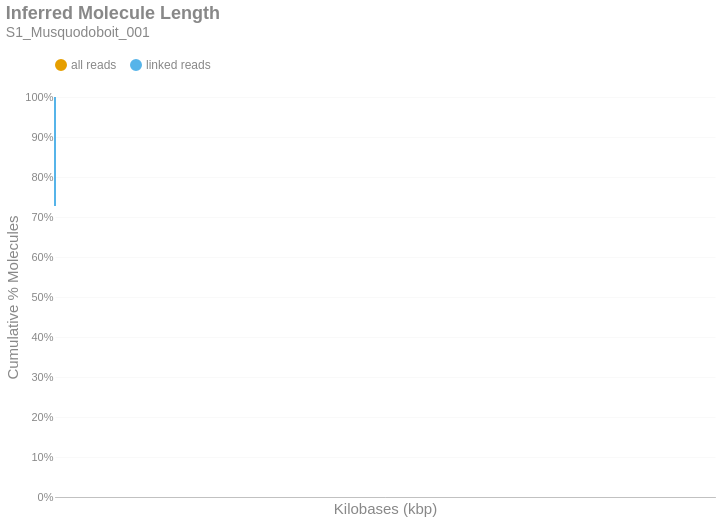

Write notebook code for a chart like this one.
### Markdown cell above
### Inferred Molecule Length
This is the cumulative frequency distribution of molecule lengths inferred from the first and last alignment positions along a contig for all alignments associated with a single linked-read barcode on a given contig.There are two distributions: one with `all` the alignments (yellow) and another with only `linked reads` (blue). The percent of molecules in the `linked reads` distribution is relative to the total number of linked molecules.

### Code cell
if SKIPLR:
    print_html(f"Skipped")
else:
    binned_df = consolidated_hist(valids['length_inferred']/1000, mask, 10, True)
    binned_df = binned_df.with_columns(
        pl.when(pl.col('bin').cast(pl.Utf8) == '0').then(pl.lit('1')).otherwise(pl.col('bin').cast(pl.Utf8)).alias('bin')
    )
    with SafeRender(binned_df):
        (
            density_plot(binned_df, 'Inferred Molecule Length', samplename, 'inferredlen')
            .transform_calculate(bin_kb='datum.bin / 1000')
            .encode(
                x=alt.X('bin_kb:Q', title="Kilobases (kbp)").scale(type='log', padding=0).axis(labelAngle=-40),
                y=alt.Y('value:Q', title='Cumulative % Molecules')
                    .axis(format='%')
                    .stack(False)
                    .scale(domainMin=0, domainMax=1,padding=0),
                color=alt.Color("key:N").scale(domain = ["all reads", "linked reads"]),
                tooltip = [
                    alt.Tooltip("key:N", title = "Data Type"),
                    alt.Tooltip("range_label:N", title="Kilobases"),
                    alt.Tooltip("value:Q", format = ".2%", title="% Molecules (Cum.)")
                ]
            )
        ).display()

### Figure 1 — Vega-Lite specification as saved in the notebook (floating-point values rounded to 4 significant figures)
{"width": "container", "height": 400, "config": {"title": {"anchor": "start", "dy": -15, "fontSize": 18, "color": "#888888", "subtitleColor": "#888888", "subtitleFontSize": 14}, "arc": {"fill": "#0072B2"}, "axis": {"domainColor": "#888888", "domainWidth": 0.5, "gridWidth": 0.2, "grid": false, "titleFontWeight": 400, "titleFontSize": 15, "labelFontSize": 11, "labelColor": "#888888", "tickColor": "#888888", "tickWidth": 0.2, "titleColor": "#888888"}, "axisBand": {"grid": false}, "axisX": {"grid": true, "tickSize": 10, "domainCap": "round"}, "axisY": {"domain": false, "grid": true, "tickSize": 0, "domainCap": "round"}, "background": "transparent", "header": {"labelFontSize": 15, "labelColor": "#888888", "titleFontSize": 15, "titleFontWeight": 600, "titleColor": "#888888"}, "legend": {"labelFont": "sans-serif", "labelFontSize": 12, "labelColor": "#888888", "symbolSize": 100, "symbolType": "circle", "titleFontSize": 12, "titlePadding": 10, "titleColor": "#888888", "title": null, "orient": "top"}, "range": {"category": ["#E69F00", "#56B4E9", "#009E73", "#F0E442", "#0072B2", "#D55E00", "#CC79A7", "#000000"], "diverging": ["#cfe8f3", "#a2d4ec", "#73bfe2", "#46abdb", "#1696d2", "#12719e"]}, "area": {"fill": "#0072B2", "fillOpacity": 0.7, "line": true, "strokeOpacity": 0.7}, "line": {"color": "#0072B2", "stroke": "#0072B2", "strokeWidth": 2}, "trail": {"color": "#0072B2", "stroke": "#0072B2", "strokeWidth": 0, "size": 1}, "point": {"filled": true, "fillOpacity": 1.0, "size": 95}, "text": {"color": "#888888", "fontSize": 11, "align": "right", "fontWeight": 400, "size": 11}, "bar": {"fill": "#0072B2", "stroke": null}, "view": {"stroke": null, "continuousWidth": 660, "continuousHeight": 400}}, "data": {"name": "data-0a97ae745f3c6e78a264d4ff727c2b88"}, "mark": {"type": "line", "interpolate": "monotone", "point": {"opacity": 0, "size": 275}}, "encoding": {"color": {"field": "key", "scale": {"domain": ["all reads", "linked reads"]}, "type": "nominal"}, "tooltip": [{"field": "key", "title": "Data Type", "type": "nominal"}, {"field": "range_label", "title": "Kilobases", "type": "nominal"}, {"field": "value", "format": ".2%", "title": "% Molecules (Cum.)", "type": "quantitative"}], "x": {"axis": {"labelAngle": -40}, "field": "bin_kb", "scale": {"type": "log", "padding": 0}, "title": "Kilobases (kbp)", "type": "quantitative"}, "y": {"axis": {"format": "%"}, "field": "value", "scale": {"domainMin": 0, "domainMax": 1, "padding": 0}, "stack": false, "title": "Cumulative % Molecules", "type": "quantitative"}}, "params": [{"name": "param_c36ac31b6afebe62", "select": {"type": "point", "fields": ["key"]}, "bind": "legend"}], "title": {"text": "Inferred Molecule Length", "subtitle": "S1_Musquodoboit_001"}, "transform": [{"fold": ["all reads (cumsum)", "linked reads (cumsum)"]}, {"calculate": "replace(datum.key, ' (cumsum)', '')", "as": "key"}, {"filter": {"param": "param_c36ac31b6afebe62"}}, {"calculate": "datum.bin / 1000", "as": "bin_kb"}], "usermeta": {"embedOptions": {"downloadFileName": "S1_Musquodoboit_001.inferredlen"}}, "$schema": "https://vega.github.io/schema/vega-lite/v6.1.0.json", "datasets": {"data-0a97ae745f3c6e78a264d4ff727c2b88": [{"bin": "0.0", "interval": "0.0-10.0", "all reads": 0.9714, "linked reads": 0.7274, "all reads (cumsum)": 0.9714, "linked reads (cumsum)": 0.7274, "range_label": "0-9"}, {"bin": "10.0", "interval": "10.0-20.0", "all reads": 0.01648, "linked reads": 0.1574, "all reads (cumsum)": 0.9879, "linked reads (cumsum)": 0.8847, "range_label": "10-19"}, {"bin": "20.0", "interval": "20.0-30.0", "all reads": 0.007252, "linked reads": 0.06924, "all reads (cumsum)": 0.9951, "linked reads (cumsum)": 0.9539, "range_label": "20-29"}, {"bin": "30.0", "interval": "30.0-40.0", "all reads": 0.003092, "linked reads": 0.02928, "all reads (cumsum)": 0.9982, "linked reads (cumsum)": 0.9832, "range_label": "30-39"}, {"bin": "40.0", "interval": "40.0-50.0", "all reads": 0.001475, "linked reads": 0.01371, "all reads (cumsum)": 0.9997, "linked reads (cumsum)": 0.9969, "range_label": "40-49"}, {"bin": "50.0", "interval": "50.0-60.0", "all reads": 0.0002206, "linked reads": 0.00217, "all reads (cumsum)": 0.9999, "linked reads (cumsum)": 0.9991, "range_label": "50-59"}, {"bin": "60.0", "interval": "60.0-70.0", "all reads": 5.592e-05, "linked reads": 0.0005462, "all reads (cumsum)": 1.0, "linked reads (cumsum)": 0.9997, "range_label": "60-69"}, {"bin": "70.0", "interval": "70.0-80.0", "all reads": 2.26e-05, "linked reads": 0.00022, "all reads (cumsum)": 1.0, "linked reads (cumsum)": 0.9999, "range_label": "70-79"}, {"bin": "80.0", "interval": "80.0-90.0", "all reads": 6.974e-06, "linked reads": 6.342e-05, "all reads (cumsum)": 1.0, "linked reads (cumsum)": 0.9999, "range_label": "80-89"}, {"bin": "90.0", "interval": "90.0-100.0", "all reads": 3.616e-06, "linked reads": 3.624e-05, "all reads (cumsum)": 1.0, "linked reads (cumsum)": 1.0, "range_label": "90-99"}, {"bin": "100.0", "interval": "100.0-110.0", "all reads": 1.421e-06, "linked reads": 1.165e-05, "all reads (cumsum)": 1.0, "linked reads (cumsum)": 1.0, "range_label": "100-109"}, {"bin": "110.0", "interval": "110.0-120.0", "all reads": 7.749e-07, "linked reads": 7.766e-06, "all reads (cumsum)": 1.0, "linked reads (cumsum)": 1.0, "range_label": "110-119"}, {"bin": "120.0", "interval": "120.0-130.0", "all reads": 3.874e-07, "linked reads": 3.883e-06, "all reads (cumsum)": 1.0, "linked reads (cumsum)": 1.0, "range_label": "120-129"}, {"bin": "130.0", "interval": "130.0-140.0", "all reads": 0.0, "linked reads": 0.0, "all reads (cumsum)": 1.0, "linked reads (cumsum)": 1.0, "range_label": "130-139"}, {"bin": "140.0", "interval": "140.0-150.0", "all reads": 2.583e-07, "linked reads": 2.589e-06, "all reads (cumsum)": 1.0, "linked reads (cumsum)": 1.0, "range_label": "140-149"}, {"bin": "150.0", "interval": "150.0-160.0", "all reads": 1.291e-07, "linked reads": 1.294e-06, "all reads (cumsum)": 1.0, "linked reads (cumsum)": 1.0, "range_label": "150-159"}, {"bin": "160.0", "interval": "160.0-170.0", "all reads": 0.0, "linked reads": 0.0, "all reads (cumsum)": 1.0, "linked reads (cumsum)": 1.0, "range_label": "160-169"}, {"bin": "170.0", "interval": "170.0-180.0", "all reads": 1.291e-07, "linked reads": 1.294e-06, "all reads (cumsum)": 1.0, "linked reads (cumsum)": 1.0, "range_label": "170-179"}]}}
